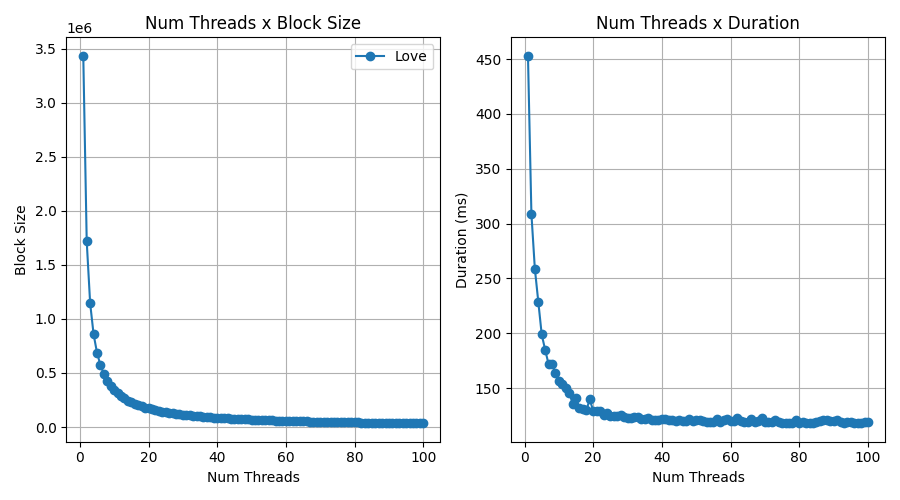

Here is the Python script that generated this plot:
# Plot o resultado do arquivo de saída do programa principal
"""
dados = 
num_threads,love,hate,duration
1,92,5,12
2,49,3,11
3,24,2,8
4,16,2,5
5,9,2,3
6,7,2,3
7,6,2,4 
"""

import matplotlib.pyplot as plt
import pandas as pd


def plot_results(csv):
    data = pd.read_csv(csv)
    print(data.head())
    # Cria um subplot com 1 linha e 2 colunas
    plt.figure(figsize=(9, 5))
    plt.subplot(1, 2, 1)

    # Plota o gráfico Num Threads x Love
    plt.plot(data['num_threads'], data['block_size'], marker='o', label='Love')
    plt.xlabel('Num Threads')
    plt.ylabel('Block Size')
    plt.title('Num Threads x Block Size')
    plt.legend()
    plt.grid()
    # Muda para o segundo subplot
    plt.subplot(1, 2, 2)

    # Plota o gráfico Num Threads x Duration
    plt.plot(data['num_threads'], data['duration'], marker='o')
    plt.xlabel('Num Threads')
    plt.ylabel('Duration (ms)')
    plt.title('Num Threads x Duration')
    plt.grid()

    # Ajusta o layout para evitar sobreposição
    plt.tight_layout()

    # Salva a imagem
    plt.savefig('plot.png')


if __name__ == '__main__':
    plot_results('results.csv')
